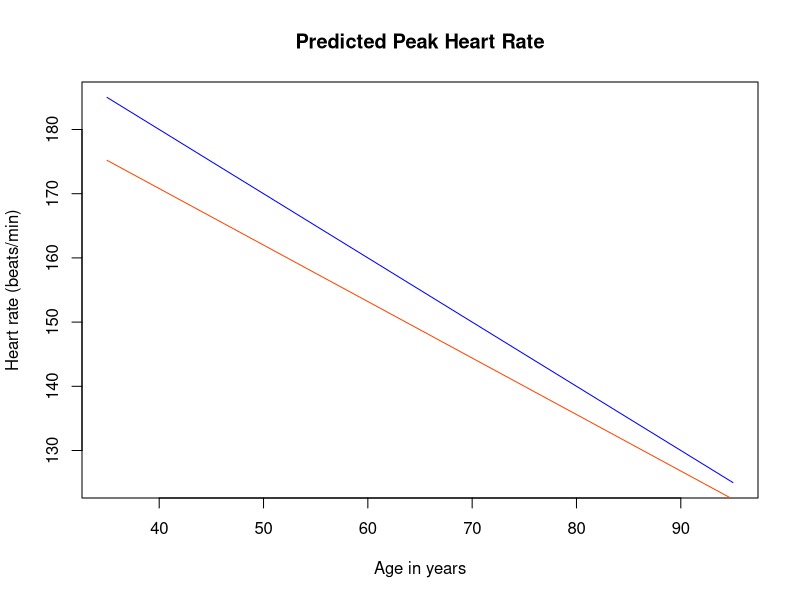

Reproduce this figure in R.
## ---- chunk 1
age <- 35:95
men <- 220 - age
women <- 206 - 0.88 * age
plot(age,men,type="l", col="blue", main="Predicted Peak Heart Rate",
     xlab="Age in years", ylab="Heart rate (beats/min)")
lines(age,women,col="orangered")
